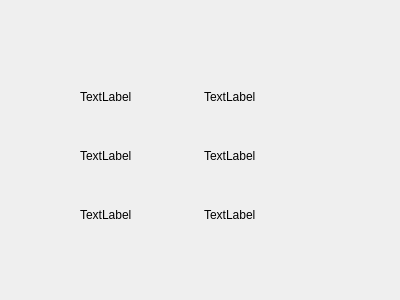
<?xml version="1.0" encoding="UTF-8"?>
<ui version="4.0">
 <class>Form</class>
 <widget class="QWidget" name="Form">
  <property name="geometry">
   <rect>
    <x>0</x>
    <y>0</y>
    <width>400</width>
    <height>300</height>
   </rect>
  </property>
  <property name="windowTitle">
   <string>Form</string>
  </property>
  <widget class="QWidget" name="layoutWidget">
   <property name="geometry">
    <rect>
     <x>80</x>
     <y>70</y>
     <width>241</width>
     <height>171</height>
    </rect>
   </property>
   <layout class="QGridLayout" name="gridLayout">
    <item row="0" column="0">
     <widget class="QLabel" name="label">
      <property name="text">
       <string>TextLabel</string>
      </property>
     </widget>
    </item>
    <item row="0" column="1">
     <widget class="QLabel" name="label_2">
      <property name="text">
       <string>TextLabel</string>
      </property>
     </widget>
    </item>
    <item row="1" column="0">
     <widget class="QLabel" name="label_3">
      <property name="text">
       <string>TextLabel</string>
      </property>
     </widget>
    </item>
    <item row="1" column="1">
     <widget class="QLabel" name="label_4">
      <property name="text">
       <string>TextLabel</string>
      </property>
     </widget>
    </item>
    <item row="2" column="0">
     <widget class="QLabel" name="label_5">
      <property name="text">
       <string>TextLabel</string>
      </property>
     </widget>
    </item>
    <item row="2" column="1">
     <widget class="QLabel" name="label_6">
      <property name="text">
       <string>TextLabel</string>
      </property>
     </widget>
    </item>
   </layout>
  </widget>
 </widget>
 <resources/>
 <connections/>
</ui>
